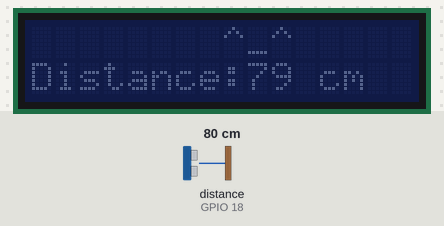
Simulated run of this sketch. Board: ESP32. On the bench: 16×2 character LCD. Wiring (inferred from the names in the program): ultrasonic range finder: trigger GPIO 5; echo GPIO 18. The inputs (shaded band) are chosen by the test bench; at power-on: distance to the obstacle (sensor on GPIO 18) 80 cm. The echo pulse lasts 58.3 µs per cm.

Above: at 3.2 s.
3.3 s: distance to the obstacle (sensor on GPIO 18) set to 4 cm
At 4.3 s:
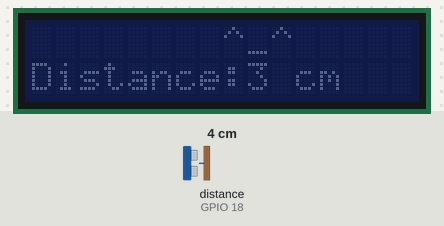
6.3 s: distance to the obstacle (sensor on GPIO 18) set to 2 cm
At 6.9 s:
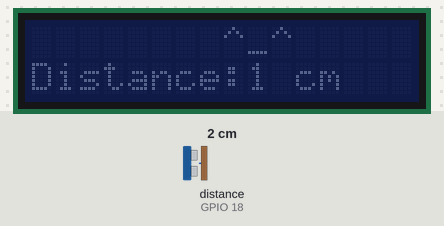
9.3 s: distance to the obstacle (sensor on GPIO 18) set to 9 cm
At 10.4 s:
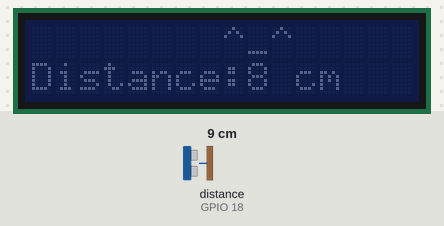
12.3 s: distance to the obstacle (sensor on GPIO 18) set to 18 cm
At 13.4 s:
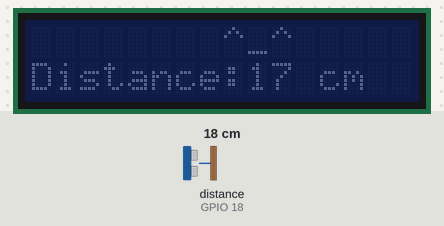
15.3 s: distance to the obstacle (sensor on GPIO 18) set to 2 cm
At 16.1 s:
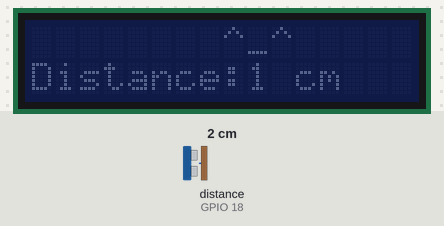
18.3 s: distance to the obstacle (sensor on GPIO 18) set to 9 cm
At 19.6 s:
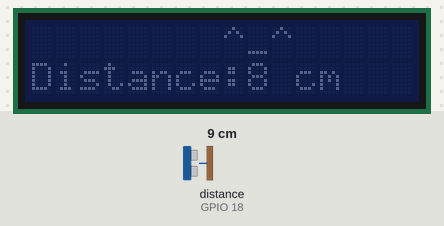
Timing chart, 0 to 21.3 s (numbered marks = the images above; inputs shaded):
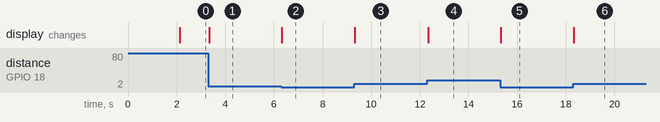

The sketch:

HC-SR04_WITH_LCD.ino
```cpp
#include <Wire.h>
#include <LiquidCrystal_I2C.h>

#define echoPin 18 // Attach pin D18 to Echo of HC-SR04
#define trigPin 5  // Attach pin D5 to Trig of HC-SR04

LiquidCrystal_I2C lcd(0x27, 16, 2); // Change the address if needed

long duration; // Variable for the duration of sound wave travel
int distance;  // Variable for the distance measurement

void setup() {
  pinMode(trigPin, OUTPUT); // Sets the trigPin as an OUTPUT
  pinMode(echoPin, INPUT);  // Sets the echoPin as an INPUT

  lcd.init();                // Initialize the LCD
  // lcd.backlight();
  lcd.setCursor(0, 0);
  lcd.print("Hello");
  lcd.setCursor(0, 1);
  lcd.print("World");
  delay(2000);
  lcd.clear();
  lcd.setCursor(0, 0);
  lcd.print("        ^_^        ");
}

void loop() {
  // Clears the trigPin condition
  digitalWrite(trigPin, LOW);
  delayMicroseconds(2);

  // Sets the trigPin HIGH (ACTIVE) for 10 microseconds
  digitalWrite(trigPin, HIGH);
  delayMicroseconds(10);
  digitalWrite(trigPin, LOW);

  // Reads the echoPin, returns the sound wave travel time in microseconds
  duration = pulseIn(echoPin, HIGH);

  // Calculating the distance
  distance = duration * 0.034 / 2; // Speed of sound wave divided by 2 (go and back)

  // Clear the previous distance value
  lcd.setCursor(0, 1);
  lcd.print("Distance:     "); // Ensure the line is cleared

  // Print the current distance
  lcd.setCursor(9, 1);
  lcd.print(distance);
  lcd.print(" cm  "); // Add some spaces to overwrite any old value
}
```

Measured:
- after the input at 3.3 s, the display: changes after 0.05 s (image 1)
- after the input at 6.3 s, the display: changes at once (image 2)
- after the input at 9.3 s, the display: changes at once (image 3)
- after the input at 12.3 s, the display: changes after 0.05 s (image 4)
- after the input at 15.3 s, the display: changes at once (image 5)
- after the input at 18.3 s, the display: changes at once (image 6)
